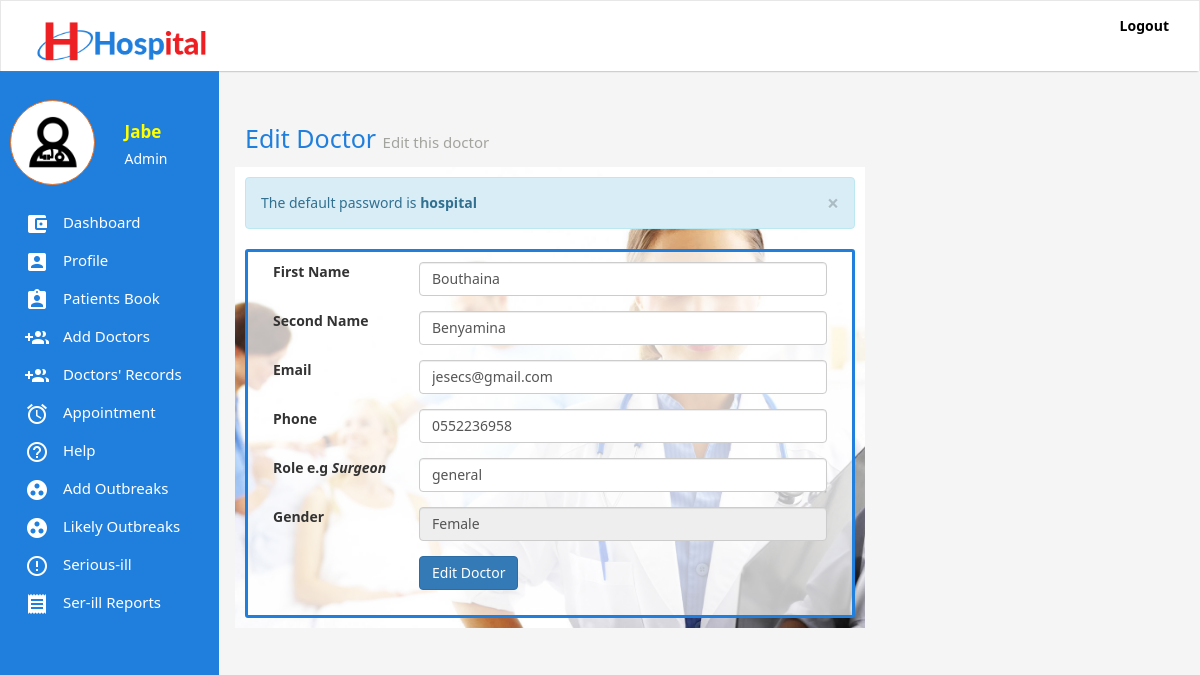
The page /add-doctors.php?token=44a352b8a44a4f5126253b937a8c1e64 (signed in) on the database its author committed.
### tables this page shows
CREATE TABLE `users` (
  `id` int(11) NOT NULL,
  `firstName` varchar(255) NOT NULL,
  `secondName` varchar(255) NOT NULL,
  `email` varchar(255) NOT NULL,
  `password` varchar(255) NOT NULL,
  `token` varchar(255) NOT NULL,
  `status` int(11) NOT NULL,
  `phone` varchar(255) NOT NULL,
  `profile` varchar(255) DEFAULT NULL,
  `gender` varchar(255) NOT NULL,
  `role` varchar(255) DEFAULT NULL
);

### classes/User.class.php (called while the page is built, shortened)
<?php
require_once "classes/Messages.class.php";
require_once "classes/Db.class.php";
require_once "classes/Form.class.php";
class User{
	public static function loggedIn(){
		if(isset($_COOKIE['emr-user']) && $_COOKIE['emr-user'] != ""){
			return true;
		}
		return false;
	}
	public static function get($token, $field){
		$query = Db::fetch("users", "$field", "token = ? ", $token, "", "", "" );
		$data = Db::num($query);
		return $data[0];
	}
}

### classes/Db.class.php (called while the page is built, shortened)
<?php
class Db{
	public static function connect(){
		try{
			$db = new PDO("mysql:host=".Config::DB_HOST.";dbname=".Config::DB_NAME,Config::DB_USER, Config::DB_PASSWORD);
			$db->setAttribute(PDO::ATTR_ERRMODE, PDO::ERRMODE_EXCEPTION);
		} catch(Exception $e){
			self::returnedSQlError($e);
		}
		return $db;
	}
	public static function fetch($table, $columns,  $whereClause, $whereValue, $orderBy, $limit, $groupBy){
		if($limit == ""){
			$limit = "";
		} else {
			$limit = " LIMIT $limit ";
		}
		if($orderBy == ""){
			$orderBy = "";
		} else {
			$orderBy = " ORDER BY $orderBy ";
		}
		if($groupBy == ""){
			$groupBy = "";
		} else {
			$groupBy = "GROUP BY $groupBy";
		}
		$con = self::connect();
		if($columns == ""){
			$query = $con->prepare("SELECT * FROM $table WHERE $whereClause $groupBy $orderBy $limit");
			if($whereValue != ""){
				if(is_array($whereValue)){
					$n = 0;
					$countWhereValue = count($whereValue);
					while($n < $countWhereValue){
						$paramsCount = $n + 1;
						$query->bindParam($paramsCount, $whereValue[$n]);
						$n++;
					}
				} else {
					$query->bindParam(1, $whereValue);
				}
			} else {
				$query = $con->prepare("SELECT * FROM $table  $groupBy $orderBy  $limit");
			}
		} else {
			$sql = "SELECT ";
			if(is_array($columns)){
				$colsCount = count($columns);
				$start = 0;
				while($start < $colsCount){
					$commas = $start + 1;
					if($commas == $colsCount){
						$sql .= $columns[$start]." ";
					} else {
						$sql .= $columns[$start].", ";
					}
					$start ++;
				}
			} else {
				$sql .= "$columns ";
			}
			if($whereValue != ""){
				$sql .= "FROM $table WHERE $whereClause $groupBy $orderBy $limit";
				$query = $con->prepare($sql);
				if(is_array($whereValue)){
					$n = 0;
					$countWhereValue = count($whereValue);
					while($n < $countWhereValue){
						$paramsCount = $n + 1;
						$query->bindParam($paramsCount, $whereValue[$n]);
						$n++;
					}
				} else {
					$query->bindParam(1, $whereValue);
				}
			} else {
				$sql .= "FROM $table $groupBy $orderBy $limit";
				$query = $con->prepare($sql);
			}
		}
		$query->execute();
		return $query;
	}
	public static function num($query){
		return $query->fetch(PDO::FETCH_NUM);
	}
}

### importance.php (called while the page is built, shortened)
<?php
require_once "classes/User.class.php";
if(User::loggedIn()){
	$token = $_COOKIE['emr-user'];
	$userFirstName = User::get($token, "firstName");
	$userToken = User::get($token, "token");
	$userStatus = User::get($token, "status");
	$userRole = User::get($token, "role");
	if($userStatus == 1){
		$userRole = "Admin";
	} else {
		$userRole = $userRole;
	}
}

### classes/Form.class.php (the view, shortened to what this page needs)
<?php
class Form{
	private $_labelDistance;
	private $_method;
	public function __construct($labelDistance, $method){
		$this->_labelDistance = $labelDistance;
		$this->_method = $method;
	}
	public function init(){
			echo "<form class='form-horizontal' method='".$this->_method."' action='' >";
	}
	private function getDivDistance(){
		$divDistance = 12 - (int)$this->_labelDistance;
		return $divDistance;
	}
	public function textBox($label, $name, $type,  $value,  $additinalAttr){
		if($additinalAttr == ""){
			echo "
			<div class='form-group'>
				<label class='col-md-".$this->_labelDistance."'>$label</label>
				<div class='col-md-".$this->getDivDistance()."'>
					<input type='$type' name='$name' value='$value' class='form-control' />
				</div>
			</div>
		";
		} else {
			$formData = "
			<div class='form-group'>
				<label class='col-md-".$this->_labelDistance."'>$label</label>
				<div class='col-md-".$this->getDivDistance()."'>
					<input type='$type' name='$name' value='$value' class='form-control' ";
					$start = 0;
					while($start < count($additinalAttr)){
						$formData .= $additinalAttr[$start]." ";
						$start ++;
					}
			$formData .= " /></div>
			</div>
		";
		echo $formData;
		}
	}
	public function close($value){
		if($value == ""){
			echo "
			<div class='form-group'>
				<label class='col-md-".$this->_labelDistance."'></label>
				<div class='col-md-".$this->getDivDistance()."'></div>
			</div>
		";
		echo "</form>";
		} else {
			echo "
			<div class='form-group'>
				<label class='col-md-".$this->_labelDistance."'></label>
				<div class='col-md-".$this->getDivDistance()."'>
					<input type='submit' value='$value' class='btn btn-primary' />
				</div>
			</div>
		";
		echo "</form>";
		}
	}
}

### inc/sidebar.inc.php (shortened to what this page needs)
<?php
if(User::loggedIn()){
	if($userStatus == 1){
	?>
	<div class='sidebar'>
		<div class='sidebar-area'>
			<div class='row' style='margin-bottom: 20px;'>
				<div class='col-md-6'>
					<div class='user-profile'>
						<img src='images/3678412 - doctor medical care medical help stethoscope.png' class='img-responsive' style='max-height: 80px;' />
					</div>
				</div>
				<div class='col-md-6'>
					<div class='user-names'>
						<?php echo "$userFirstName";  ?>
					</div>
					<div class='user-role'>
						<?php echo "$userRole";  ?>
					</div>
				</div>
			</div>
			<ul class='sidebar-menu'>
				<li><a href='index.php'><img class='sidebar-menu-icon' src='images/ic_account_balance_wallet_white_24dp.png'  /> Dashboard</a></li>
				<li><a href='profile.php?token=<?php echo $userToken; ?>'><img class='sidebar-menu-icon' src='images/ic_account_box_white_24dp.png'  /> Profile</a></li>
				<li><a href='patients.php'><img class='sidebar-menu-icon' src='images/ic_assignment_ind_white_24dp.png'  /> Patients Book</a></li>
				<li><a href='add-doctors.php'><img class='sidebar-menu-icon' src='images/ic_group_add_white.png'  /> Add Doctors</a></li>
				<li><a href='doctors-record.php'><img class='sidebar-menu-icon' src='images/ic_group_add_white.png'  /> Doctors' Records</a></li>
				<li><a href='appointments.php'><img class='sidebar-menu-icon' src='images/ic_alarm_white_24dp.png'  /> Appointment</a></li>
				<li><a href='help.php'><img class='sidebar-menu-icon' src='images/ic_help_outline_white_24dp.png'  /> Help </a></li>
				<li><a href='add-outbreak.php'><img class='sidebar-menu-icon' src='images/ic_group_work_white_24dp.png'  /> Add Outbreaks</a></li>
				<li><a href='outbreaks.php'><img class='sidebar-menu-icon' src='images/ic_group_work_white_24dp.png'  /> Likely Outbreaks</a></li>
				<li><a href='serill.php'><img class='sidebar-menu-icon' src='images/ic_error_outline_white_24dp.png'  /> Serious-ill</a></li>
				<li><a href='reports.php'><img class='sidebar-menu-icon' src='images/ic_receipt_white_24dp.png'  /> Ser-ill Reports</a></li>
			</ul>
		</div>
	</div>
	<?php
}
} else if(Patient::isPatientIn() ) {
?>
<div class='sidebar'>
		<div class='sidebar-area'>
			<div class='row' style='margin-bottom: 20px;'>
				<div class='col-md-6'>
					<div class='user-profile'>
						<img src='images/3678443 - ambulance fast fast hospital.png' class='img-responsive' style='max-height: 80px;' />
					</div>
				</div>
				<div class='col-md-6'>
					<div class='user-names'>
						<?php echo Patient::getP($_SESSION['patient'], "name");  ?>
					</div>
					<div class='user-role'>
						<?php echo "Patient";  ?>
					</div>
				</div>
			</div>
			<ul class='sidebar-menu'>
				<li><a href='patient-data.php'><img class='sidebar-menu-icon' src='images/ic_account_balance_wallet_white_24dp.png'  /> Your Data</a></li>
				<li><a href='book-appointments.php'><img class='sidebar-menu-icon' src='images/ic_alarm_white_24dp.png'  /> Book an Appointment</a></li>
				<li><a href='p-sent-appointments.php'><img class='sidebar-menu-icon' src='images/ic_alarm_white_24dp.png'  />Sent Appointments</a></li>
				<li><a href='p-reply-appointments.php'><img class='sidebar-menu-icon' src='images/ic_alarm_white_24dp.png'  />Replies</a></li>
				<li><a href='help.php'><img class='sidebar-menu-icon' src='images/ic_help_outline_white_24dp.png'  /> Help</a></li>
				<li><a href='logout.php'><img class='sidebar-menu-icon' src='images/ic_group_work_white_24dp.png'  /> Logout</a></li>
			</ul>
		</div>
	</div>
<?php
}

### css/main.css (style rules this page uses)
body { background: #F5F5F5; font-family: "Segoe UI", Frutiger, "Frutiger Linotype", "Dejavu Sans", "Helvetica Neue", Arial, sans-serif !important; }
.sidebar { position: relative; }
.sidebar .sidebar-area { z-index: 1; position: fixed; top: 50px; background: #207FDD; width: 219px; height: 100%; padding: 100px 10px 10px 10px; left: 0; top: 0; min-height: 500px; }
.sidebar-menu { padding: 0; }
.sidebar-menu li { list-style-type: none; }
.sidebar-menu li a { color: #fff; z-index: 999; display: block; text-decoration: none !important; padding: 7px 15px; font-size: 15px; }
.sidebar-menu-icon { margin-right: 10px; }
.user-profile { background: #fff; border: 1px solid #F2711D; padding: 15px; border-radius: 60px; }
.user-names { color: #FFFF02; font-weight: bold; font-size: 17px; margin: 20px 0px 5px 0px; }
.user-role { color: #FFF; }

### rows shown on the page
users: firstName "Jabe", status "Admin"
users: fn "Bouthaina", sn "Benyamina", em "jesecs@gmail.com", phone "0552236958", role "general", gender "Female"

### other values the page prints
$message "The default password is hospital"
$label "First Name Second Name Email Phone Role e.g Surgeon"
$label "Gender"
